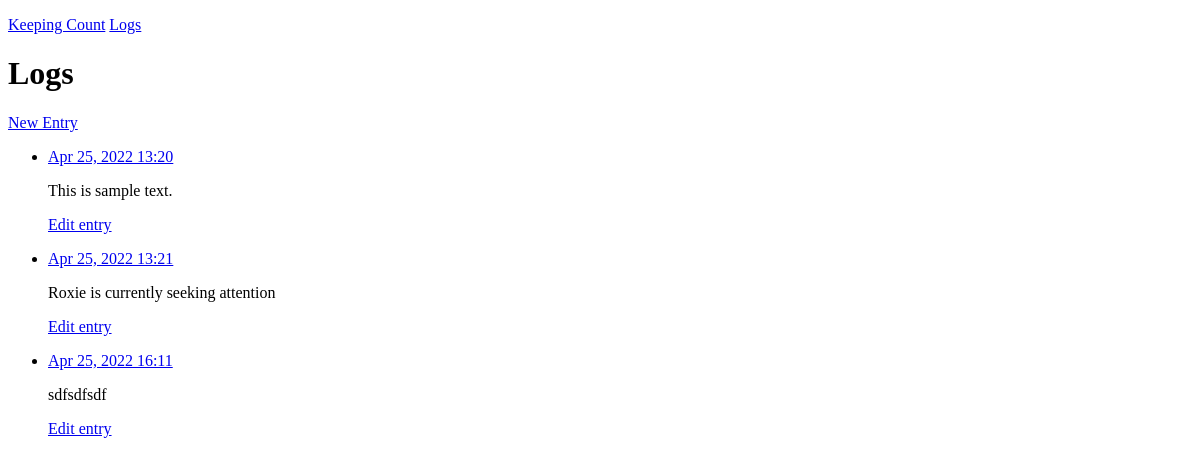
The page /logs/ on the database as committed earlier.
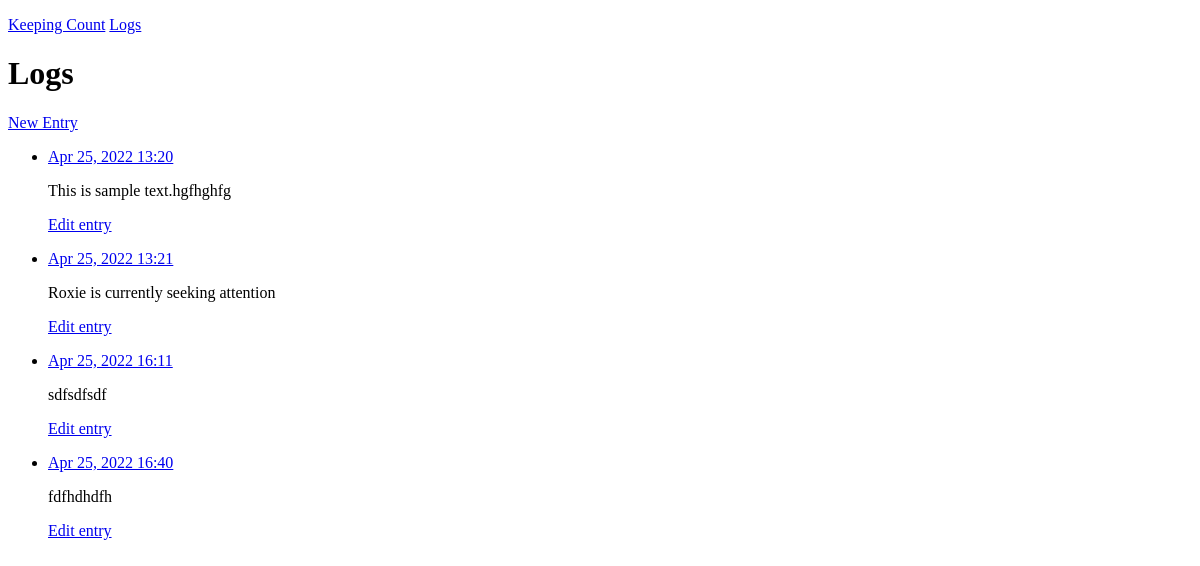
The same page on the database as committed later.
### logs/models.py (models this page shows, shortened)
class Log(models.Model):
    text = models.TextField()
    date_added = models.DateTimeField(auto_now_add=True)
    date_updated = models.DateTimeField(auto_now=True)

### logs/views.py (the view)
# urls.py: path('', include('logs.urls'))
def logs(request):
    user_logs = Log.objects.order_by('date_added')
    context = {'logs': user_logs}
    return render(request, 'logs/logs.html', context)

### logs/templates/logs/logs.html
{% extends "logs/base.html" %}
{% block content %}
    <h1>Logs</h1>
    <p> <a href ="{% url 'logs:new_entry' %}">New Entry</a></p>
    <ul>
        {% for log in logs %}
            <li>
                <p><a href="{%url 'logs:log_entry' log.id %}">{{ log.date_added|date:'M d, Y H:i'}}</a> </p>
                <p>{{log.text|linebreaks }}</p>
                <p>
                    <a href="{% url 'logs:edit_entry' log.id%}">Edit entry</a>
                </p>
            </li>
        {% empty %}
            <li>No logs have been added yet.</li>
        {% endfor %}
    </ul>
{% endblock content %}

### logs/templates/logs/base.html (shortened to what this page needs)
<!DOCTYPE html>
<html lang="en">
<head>
</head>
<body>
    <p>
        <a href ="{% url 'logs:index' %}">Keeping Count</a>
        <a href ="{% url 'logs:logs' %}">Logs</a>
    </p>
    {% block content %}{% endblock content %}
</body>
</html>

Rows that differ between the two databases and show on the page:
changed Log: text "This is sample text." → "This is sample text.hgfhghfg"
added Log: date_added "Apr 25, 2022 16:40", text "fdfhdhdfh"
